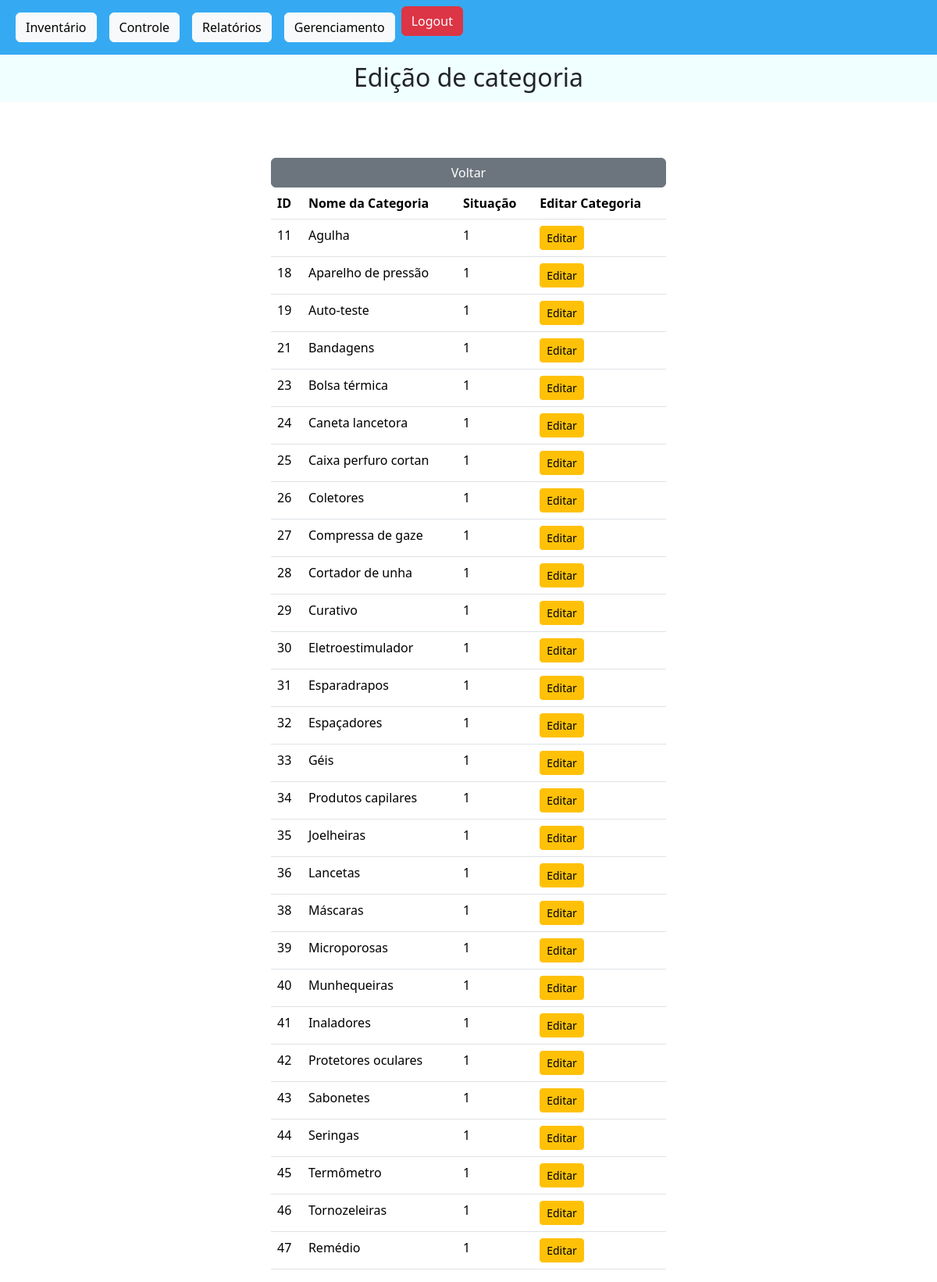
The page /teladecat.php on the database as committed earlier.
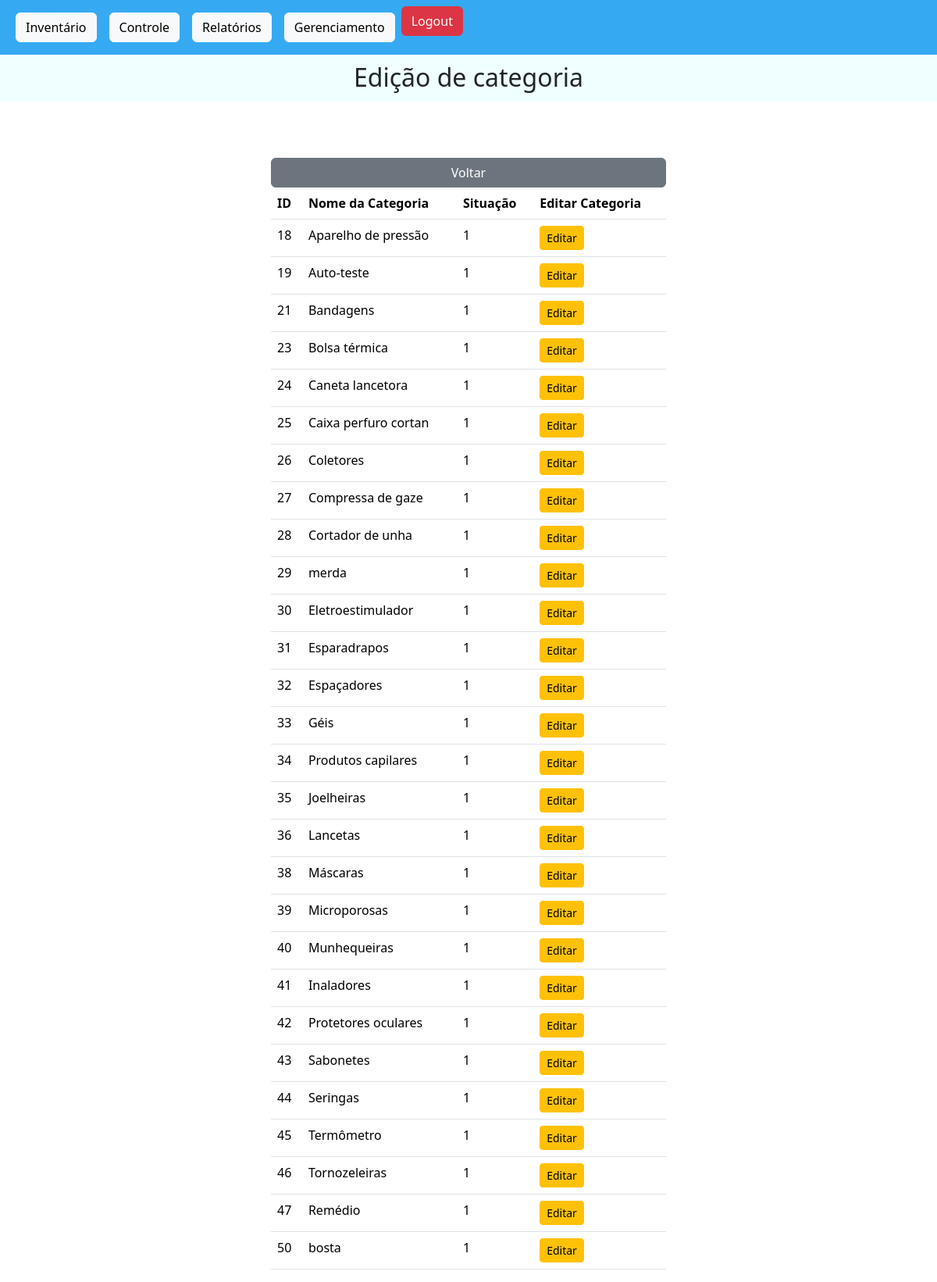
The same page on the database as committed later.
### tables this page shows
CREATE TABLE `categoria` (
  `id_cat` int(9) NOT NULL,
  `nome_cat` varchar(40) NOT NULL,
  `situacao_cat` int(1) NOT NULL
);

### teladecat.php (the view, shortened to what this page needs)
<!DOCTYPE html>
<html lang="en">
<head>
    <link rel="stylesheet" href="https://cdn.jsdelivr.net/npm/bootstrap@5.3.3/dist/css/bootstrap.min.css
    ">
    <?php include "conn.php"; ?>
    <link rel="stylesheet" href="teladelogin.css">
</head>
<body>
<nav class="navbar navbar-expand-lg minha-navbar">
  <div class="container-fluid">
    <div class="collapse navbar-collapse" id="navbarNav">
      <ul class="navbar-nav">
        <li class="nav-item">
          <a class="nav-link active" aria-current="page" href="invertario.php">
            <button type="button" class="btn btn-light">Inventário</button>
          </a>
        </li>
        <li class="nav-item">
          <a class="nav-link" href="teladealerta.php">
            <button type="button" class="btn btn-light">Controle</button>
          </a>
        </li>
        <li class="nav-item">
              <a class="nav-link" href="teladerelatorio.php">
            <button type="button" class="btn btn-light">Relatórios</button>
          </a>
        </li>
        <li class="nav-item">
            <a class="nav-link" href="teladeselecaocad.html">
              <button type="button" class="btn btn-light">Gerenciamento</button>
            </a>
          </li>
          <li>
              <a>
                <button class="btn btn-danger" onclick="location.href='logout.php'">Logout</button>
              </a>
            </li>
      </ul>
    </div>
  </div>
</nav>
<div class="bemvindo"><h2>Edição de categoria</h2></div>
<div class="centro">
    <div class="caixa">
        <div class="row">
            <table class="table">
                <thead>
                <a href="teladeselecaocad.html" class="btn btn-secondary">Voltar</a>
                    <tr>
                        <th scope="col">ID</th>
                        <th scope="col">Nome da Categoria</th>
                        <th scope="col">Situação</th>
                        <th scope="col">Editar Categoria</th>
                    </tr>
                </thead>
                <tbody>
                    <?php
                    $query = $conn->query("SELECT * FROM categoria ORDER BY id_cat ASC");
                    $categorias = $query->fetchAll();
                    foreach ($categorias as $categoria) {
                        ?>
                        <tr>
                            <td><?php echo $categoria['id_cat']; ?></td>
                            <td><?php echo $categoria['nome_cat']; ?></td>
                            <td><?php echo $categoria['situacao_cat']; ?></td>
                            <td>
                                <a href="teladeeditcat.php?id_cat=<?php echo $categoria['id_cat']; ?>" class="btn btn-warning btn-sm">Editar</a>
                            </td>
                        </tr>
                        <?php
                    }
                    ?>
                </tbody>
            </table>
        </div>
    </div>
</div>
</body>
</html>
</body>

### teladelogin.css (style rules this page uses)
.navbar { background-color: #35aaf3; }
.nav-item { color: red; }
.bemvindo { text-align: center; background-color: azure; height: 60px; padding: 10px; }
.centro { display: flex; justify-content: center; align-items: center; padding-top: 6%; }

### teladecat.php (style rules this page uses)
.minha-navbar { background-color: #35aaf3; }

Rows that differ between the two databases and show on the page:
removed categoria: id_cat "11", nome_cat "Agulha", situacao_cat "1"
changed categoria id 29: nome_cat "Curativo" → "merda"
added categoria: id_cat "50", nome_cat "bosta", situacao_cat "1"
